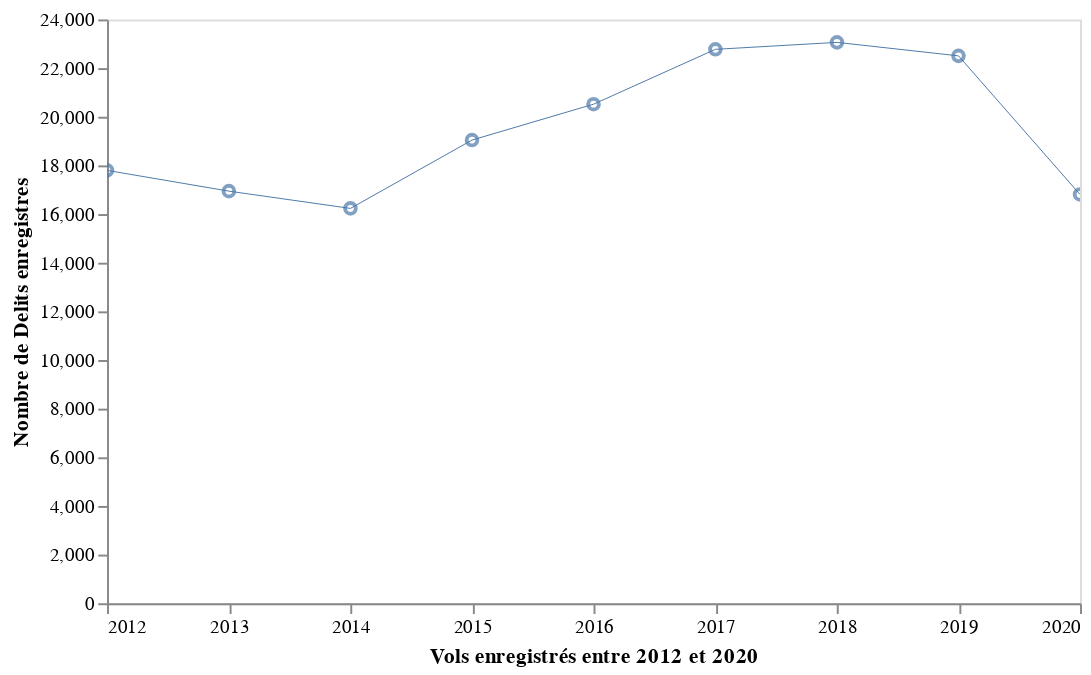

Source (notebook cell):
### Code cell
altair_visualization(vols)

### Figure 1 — Vega-Lite specification as saved in the notebook (floating-point values rounded to 4 significant figures)
{"config": {"view": {"continuousWidth": 400, "continuousHeight": 300}}, "layer": [{"mark": "point", "encoding": {"x": {"type": "temporal", "axis": {"grid": false, "title": "Vols enregistrés entre 2012 et 2020"}, "field": "Annee"}, "y": {"type": "quantitative", "axis": {"grid": false, "title": "Nombre de Delits enregistres"}, "field": "Delits enregistres"}}, "height": 300, "title": "", "width": 500}, {"mark": {"type": "line", "size": 0.5}, "encoding": {"x": {"type": "temporal", "axis": {"grid": false, "title": "Vols enregistrés entre 2012 et 2020"}, "field": "Annee"}, "y": {"type": "quantitative", "axis": {"grid": false, "title": "Nombre de Delits enregistres"}, "field": "Delits enregistres"}}, "height": 300, "selection": {"selector007": {"type": "interval", "bind": "scales", "encodings": ["x", "y"]}}, "title": "", "transform": [{"loess": "Delits enregistres", "on": "Annee"}], "width": 500}], "data": {"name": "data-9eae6fbd9f5872e46b3b835c5c30ecee"}, "$schema": "https://vega.github.io/schema/vega-lite/v4.8.1.json", "datasets": {"data-9eae6fbd9f5872e46b3b835c5c30ecee": [{"Type de crime": "Vols", "Annee": "2012-01-01T00:00:00", "Delits enregistres": 17796}, {"Type de crime": "Vols", "Annee": "2013-01-01T00:00:00", "Delits enregistres": 16942}, {"Type de crime": "Vols", "Annee": "2014-01-01T00:00:00", "Delits enregistres": 16233}, {"Type de crime": "Vols", "Annee": "2015-01-01T00:00:00", "Delits enregistres": 19042}, {"Type de crime": "Vols", "Annee": "2016-01-01T00:00:00", "Delits enregistres": 20516}, {"Type de crime": "Vols", "Annee": "2017-01-01T00:00:00", "Delits enregistres": 22772}, {"Type de crime": "Vols", "Annee": "2018-01-01T00:00:00", "Delits enregistres": 23058}, {"Type de crime": "Vols", "Annee": "2019-01-01T00:00:00", "Delits enregistres": 22503}, {"Type de crime": "Vols", "Annee": "2020-01-01T00:00:00", "Delits enregistres": 16805}]}}
